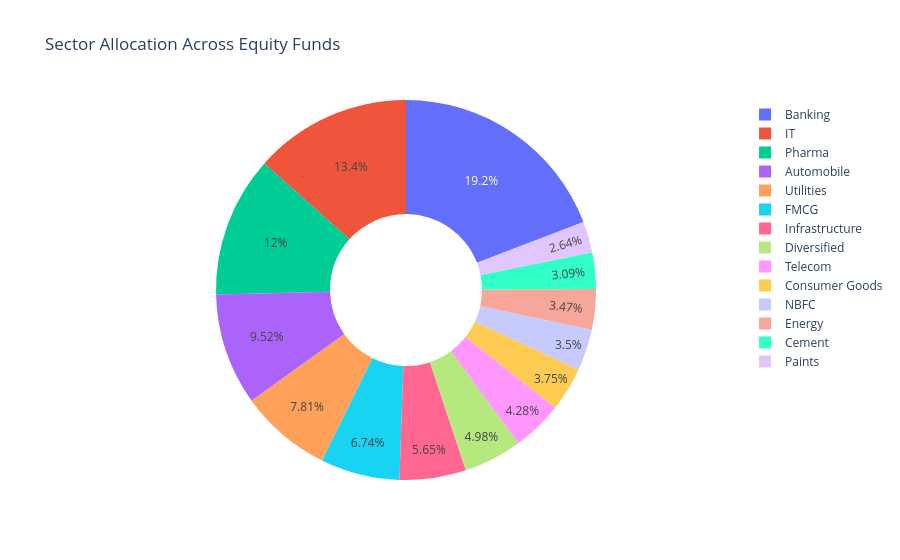

Notebook code for this chart:
### Code cell
hold_df = pd.read_csv("data/raw/09_portfolio_holdings.csv")

sector_data = hold_df.groupby("sector")["weight_pct"].sum().reset_index()

fig = px.pie(
    sector_data,
    names="sector",
    values="weight_pct",
    hole=0.4,
    title="Sector Allocation Across Equity Funds"
)

fig.write_image("reports/sector_allocation.png")

fig.show()

### Figure 1 — Plotly figure (JSON) as saved in the notebook; plotly's stock layout.template omitted (floating-point values rounded to 4 significant figures)
{"data": [{"domain": {"x": [0, 1], "y": [0, 1]}, "hole": 0.4, "hovertemplate": "sector=%{label}<br>weight_pct=%{value}<extra></extra>", "labels": ["Automobile", "Banking", "Cement", "Consumer Goods", "Diversified", "Energy", "FMCG", "IT", "Infrastructure", "NBFC", "Paints", "Pharma", "Telecom", "Utilities"], "legendgroup": "", "name": "", "showlegend": true, "type": "pie", "values": [323.6, 652.3, 105.0, 127.6, 169.2, 117.9, 229.1, 455.5, 192.2, 119.1, 89.86, 407.4, 145.6, 265.5]}], "layout": {"legend": {"tracegroupgap": 0}, "title": {"text": "Sector Allocation Across Equity Funds"}}}
